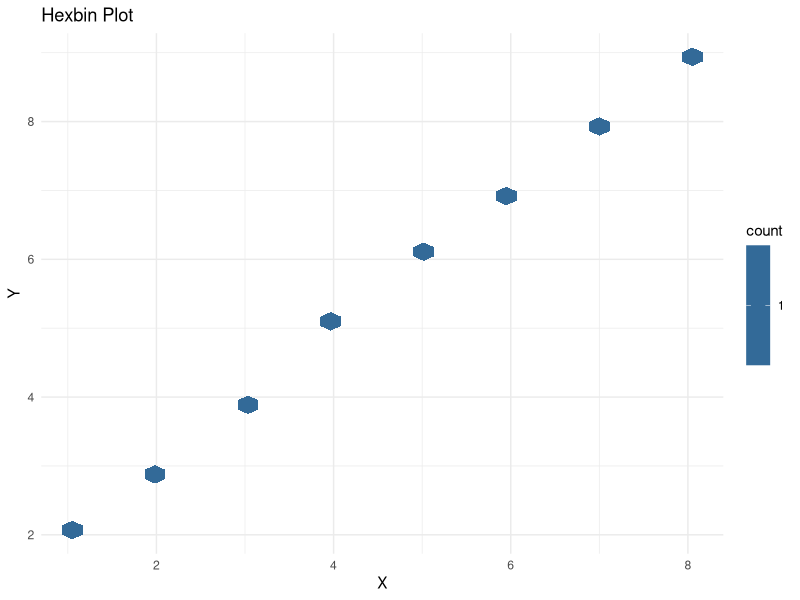

The R script that drew this image:
library(ggplot2)
library(hexbin)

xy_data <- data.frame(
  X = 1:8,
  Y = 2:9
)

ggplot(xy_data, aes(x = X, y = Y)) +
  geom_hex() +
  labs(title = "Hexbin Plot",
       x = "X",
       y = "Y") +
  theme_minimal()

